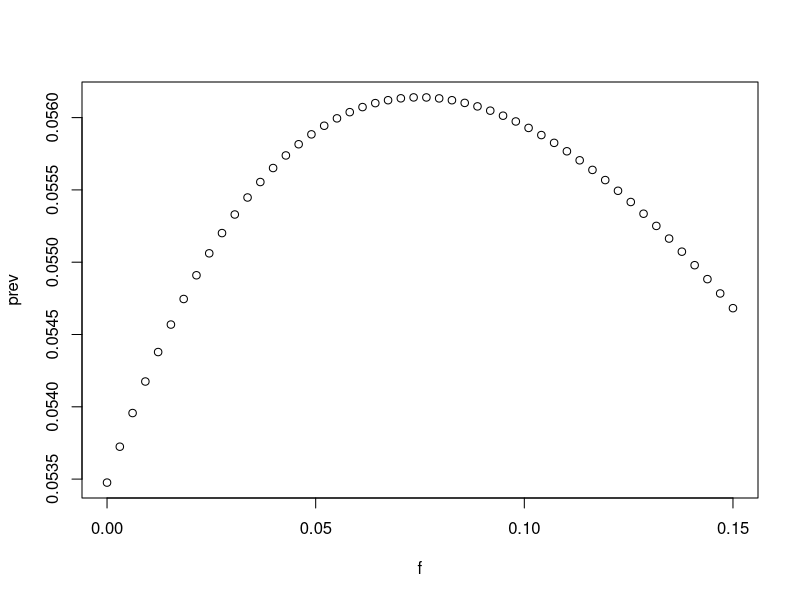

R code for this plot:
rm(list=ls(all=TRUE)) #clears workspace

K = 500000;
gamma = 0.25;#E -> I
rho = 0.125;#I -> C
lambda = 0.4;#force of infection
b = 1.2;#births
mu = 0.15;#natural mortality
c <- (b - mu)/K;#strength of density dependence
alpha = 1;#disease mortality

f <- seq(0,0.15,length=50)

Nstar <- K - f/c
Istar_n <- (gamma*lambda)*(b*K + 2*f*K - (b*f)/c - (f^2)/c - c*K^2) 
Istar_d <- ((mu+f+alpha+rho)*(mu+f+gamma)*(mu+f+lambda))
Istar <- Istar_n/Istar_d
prev <- Istar/Nstar

plot(f,prev)
